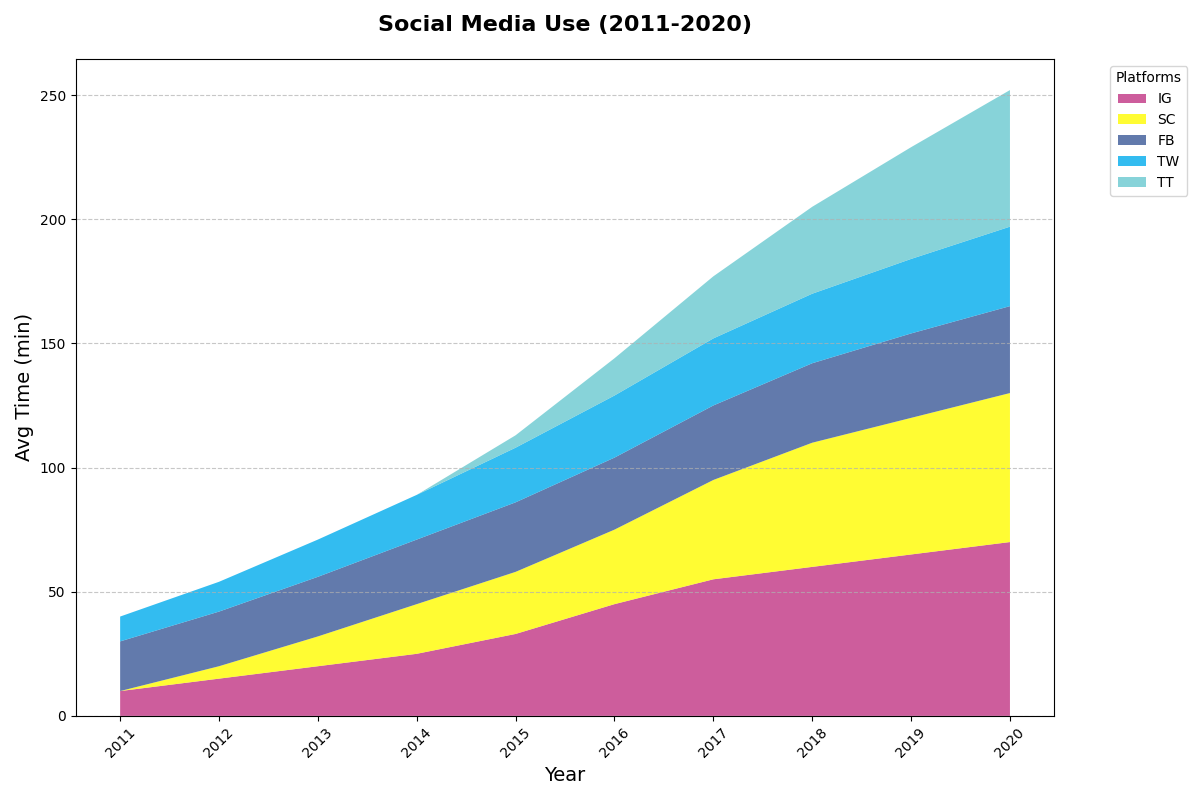

The Python source for this figure:
import matplotlib.pyplot as plt
import numpy as np

years = np.arange(2011, 2021)

instagram = np.array([10, 15, 20, 25, 33, 45, 55, 60, 65, 70])
snapchat = np.array([0, 5, 12, 20, 25, 30, 40, 50, 55, 60])
facebook = np.array([20, 22, 24, 26, 28, 29, 30, 32, 34, 35])
twitter = np.array([10, 12, 15, 18, 22, 25, 27, 28, 30, 32])
tiktok = np.array([0, 0, 0, 0, 5, 15, 25, 35, 45, 55])

data = np.vstack([instagram, snapchat, facebook, twitter, tiktok])

fig, ax = plt.subplots(figsize=(12, 8))

ax.stackplot(years, data, labels=['IG', 'SC', 'FB', 'TW', 'TT'], 
             colors=['#c13584', '#FFFC00', '#3b5998', '#00aced', '#69C9D0'], alpha=0.8)

ax.set_title("Social Media Use (2011-2020)", fontsize=16, fontweight='bold', pad=20)
ax.set_xlabel("Year", fontsize=14)
ax.set_ylabel("Avg Time (min)", fontsize=14)

ax.set_xticks(years)
ax.set_xticklabels(years, rotation=45)

ax.grid(axis='y', linestyle='--', alpha=0.7)
ax.legend(loc='upper left', title='Platforms', fontsize=10, bbox_to_anchor=(1.05, 1))

plt.tight_layout()
plt.show()
